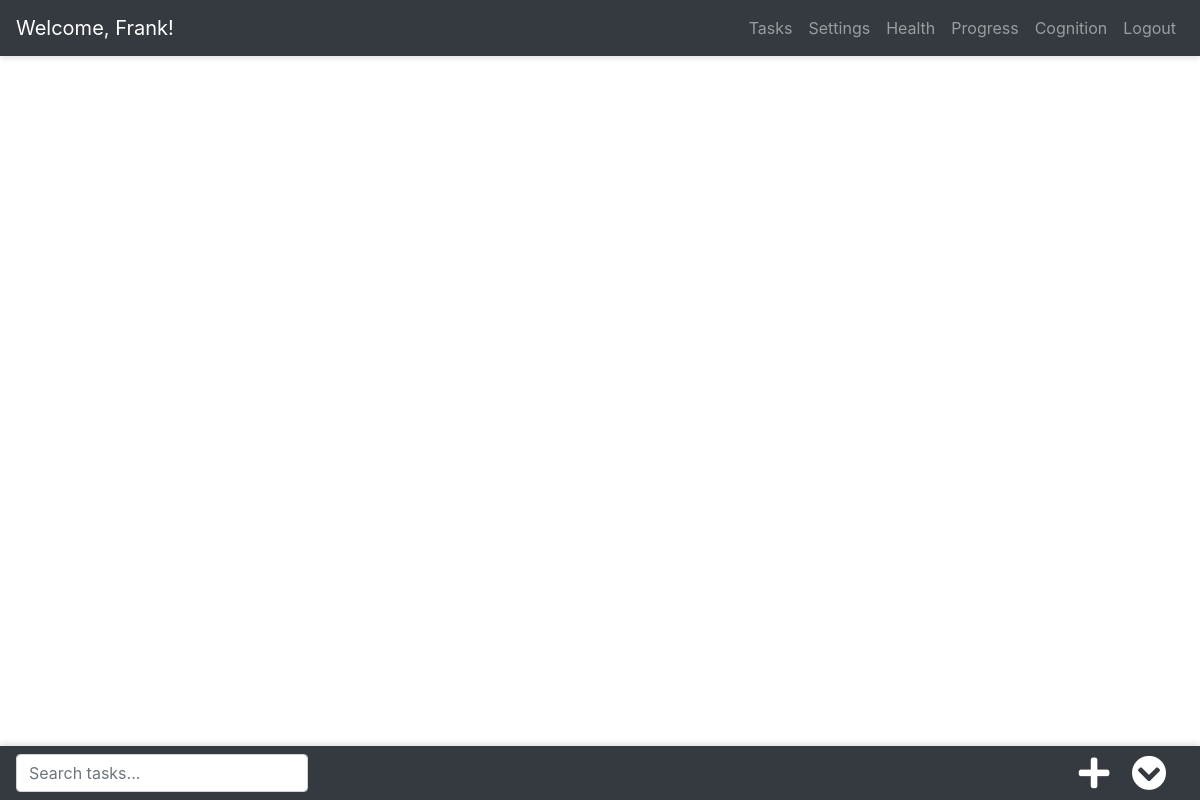
Page /tasks (signed in) on the earlier database version.
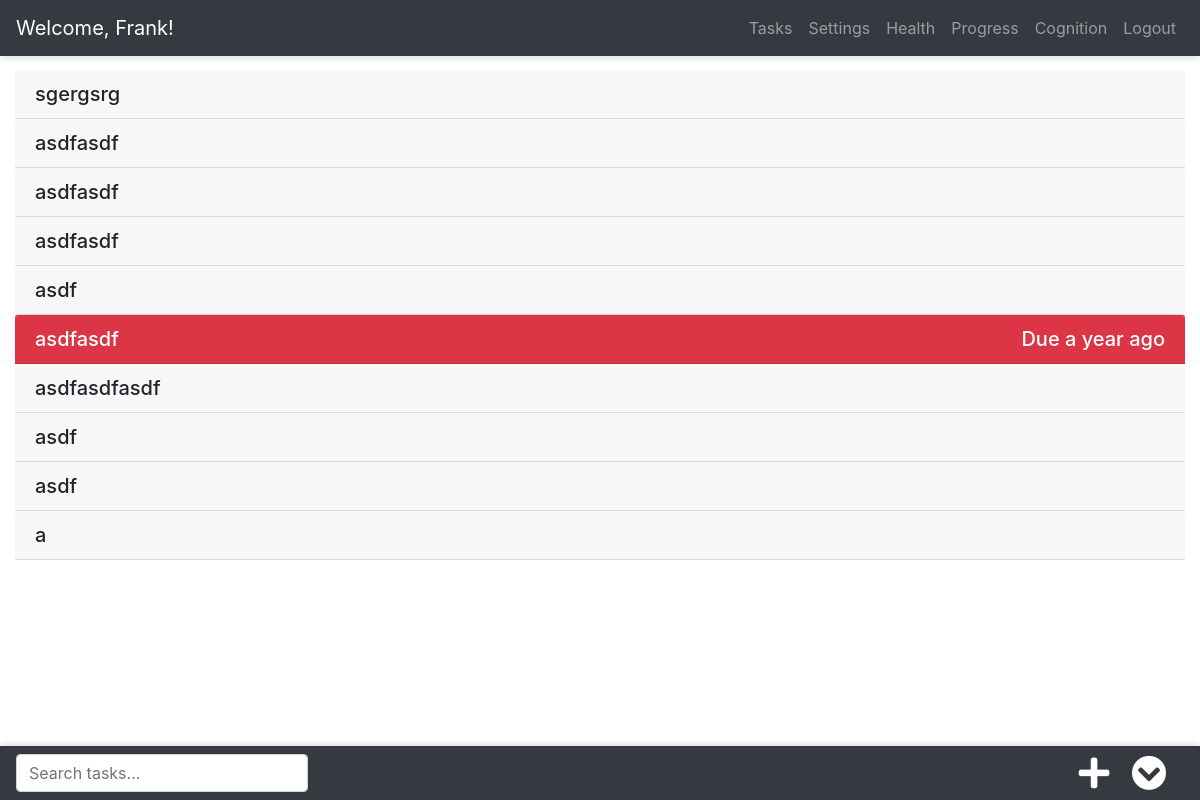
Same page on the later database version.
### app/models.py (models this page shows, shortened)
class Task(db.Model):
    id = db.Column(db.Integer, primary_key=True)
    title = db.Column(db.String(140))
    notes = db.Column(db.String(5000))
    timestamp = db.Column(db.DateTime, index=True, default=datetime.now)
    complete = db.Column(db.Boolean, default=False)
    last_updated = db.Column(db.DateTime, default=datetime.now)
    deadline = db.Column(db.DateTime)
    user_id = db.Column(db.Integer, db.ForeignKey('user.id'))
    start_time = db.Column(db.DateTime)
    end_time = db.Column(db.DateTime)
    location = db.Column(db.String(140))
    isEvent = db.Column(db.Boolean, default=False)
    stashed = db.Column(db.Boolean, default=False)

### app/routes.py (the view, shortened to what this page needs)
@app.route("/tasks", methods=['GET', 'POST'])
@login_required
def tasks():
    tasks = current_user.tasks.filter_by(stashed=False).order_by(Task.timestamp.desc()).all()
    stashed_tasks = current_user.tasks.filter_by(stashed=True).order_by(Task.timestamp.desc()).all()
    now = datetime.now()
    form = TaskForm()
    return render_template('tasks.html', now=now, tasks=tasks, stashed_tasks=stashed_tasks, form=form, action="Create")

### app/auth/forms.py
class TaskForm(FlaskForm):
    title = StringField('Title', validators=[DataRequired(), Length(max=140)])
    notes = TextAreaField('Notes')
    location = StringField('Location')
    deadline = DateTimeField('Deadline', format="%m/%d/%Y %I:%M %p", validators=[Optional()])
    start_time = DateTimeField('Start Time', format="%m/%d/%Y %I:%M %p", validators=[Optional()])
    end_time = DateTimeField('End Time', format="%m/%d/%Y %I:%M %p", validators=[Optional()])
    submit = SubmitField('Submit')

### app/models.py (called while the page is built)
@login.user_loader
def load_user(user_id):
    return User.query.get(user_id)

### app/templates/tasks.html (shortened to what this page needs)
{% extends "base.html" %}
{% block app_content %}
<div class="row">
	<div class="col">
		<div id="accordion" class="searchable">
			{% for task in tasks %}
			{% include '_task.html' %}
			{% endfor %}
		</div>
	</div>
</div>
<div class="row" style="padding-top:40px;">
	<div class="col" id="scrollToLocation">
	</div>
</div>
{% endblock %}
{% block bottom_nav %}
<nav class="navbar header-bottom fixed-bottom navbar-expand navbar-dark bg-dark">
	<input id="filterinput" class="filterform form-control w-25" type="text"/ placeholder="Search tasks...">
	<div class="collapse navbar-collapse" id="bottom-bar">
		<ul class="navbar-nav ml-auto" id="bottomnav">
			<li>
				<a class="fas fa-plus deco-none" style="color:white;" href="{{ url_for('new_task') }}"></a>
			</li>
			<li>
				<a class="fas fa-chevron-circle-down" style="color:white;" data-toggle="collapse" data-target="#stashed_accordion" aria-controls="stashed_accordion" aria-expanded="false" aria-label="Toggle stashed" id="view_stashed"></a>
			</li>
		</ul>
	</div>
</nav>
{% endblock %}

### app/templates/_task.html (shortened to what this page needs)
<div id="checker">
	<div class="card-header{% if task.complete %} bg-success text-white
	{% elif task.deadline %}{% if task.deadline < now %} bg-danger text-white{% endif %}
	{% elif current_user.current_task_id == task.id %} bg-primary text-white{% endif %}" id="heading{{task.id}}" data-toggle="collapse" data-target="#collapse{{ task.id }}" style="cursor: pointer" aria-expanded="true" aria-controls="collapse{{task.id}}">
		<h5 class="mb-0">
			{{ task.title }}
			{% if task.deadline %}
			<div class="float-sm-right">
				Due {{ moment(task.deadline, local=True).fromNow()}}
			</div>
			{% endif %}
		</h5>
	</div>
</div>

Differences in the rows shown:
added Task: title "sgergsrg"
added Task: title "asdfasdf"
added Task: title "asdfasdf"
added Task: title "asdfasdf"
added Task: title "asdf"
added Task: title "asdfasdf", deadline "a year ago"
added Task: title "asdfasdfasdf"
now on this page (row edited): Task: title "asdf"
added Task: title "asdf"
now on this page (row edited): Task: title "a"
